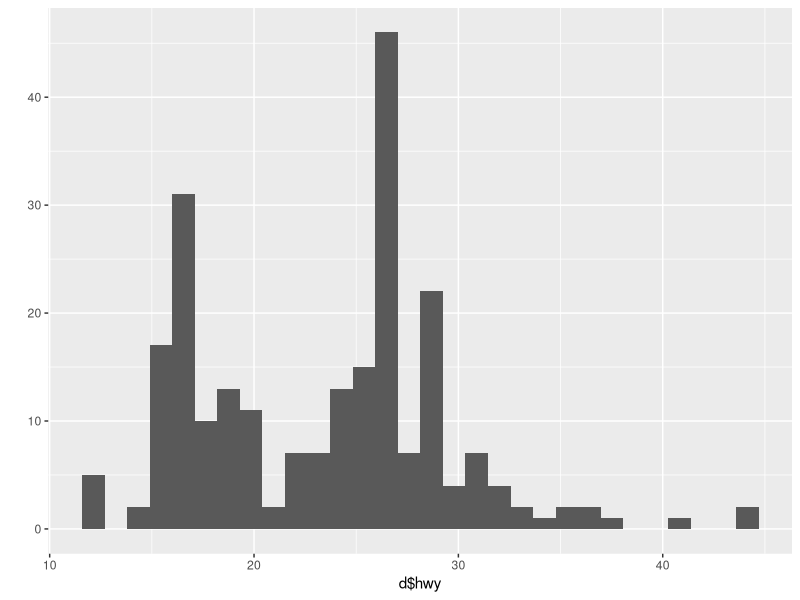
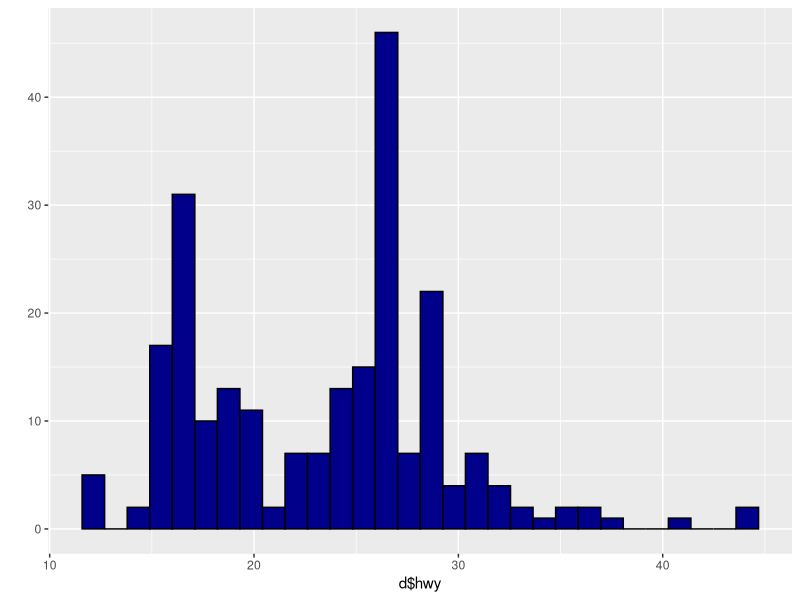
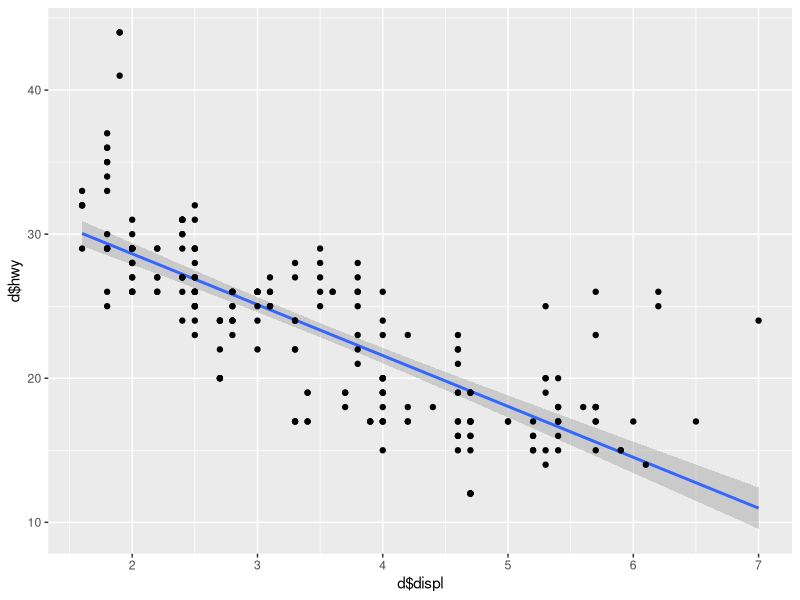
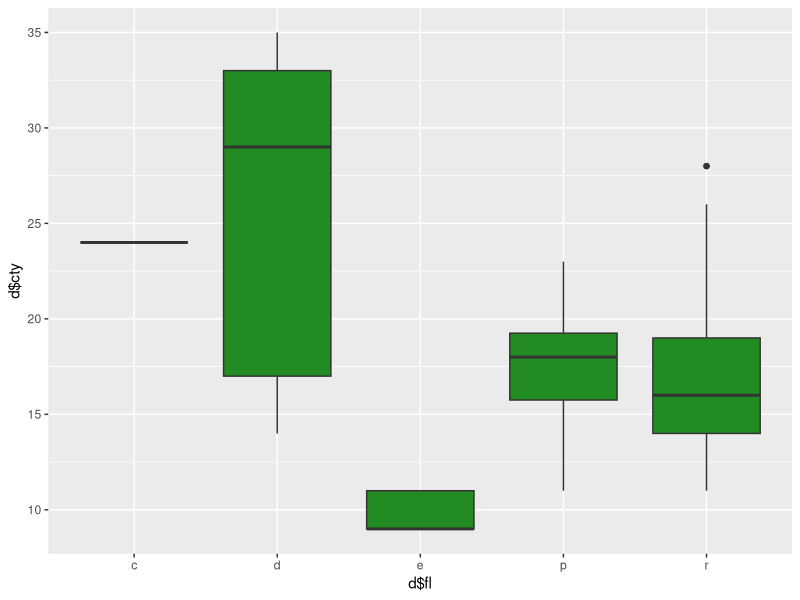
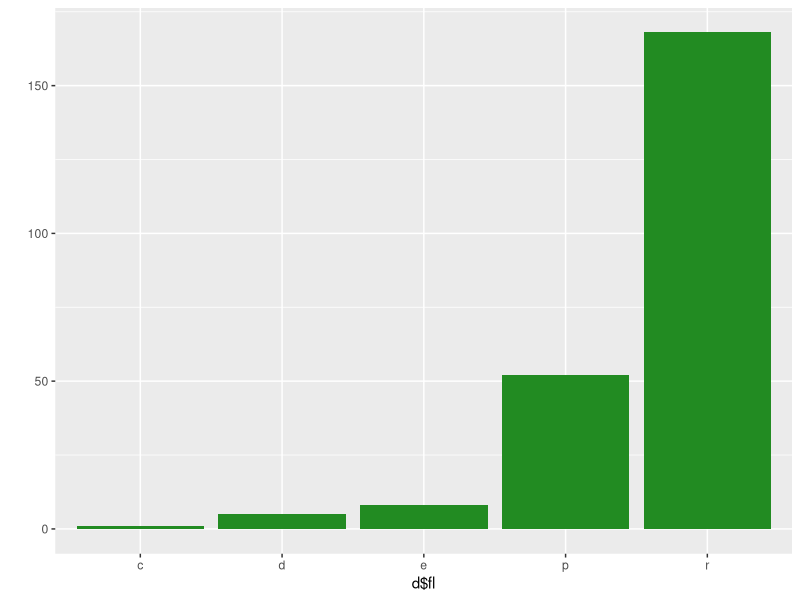
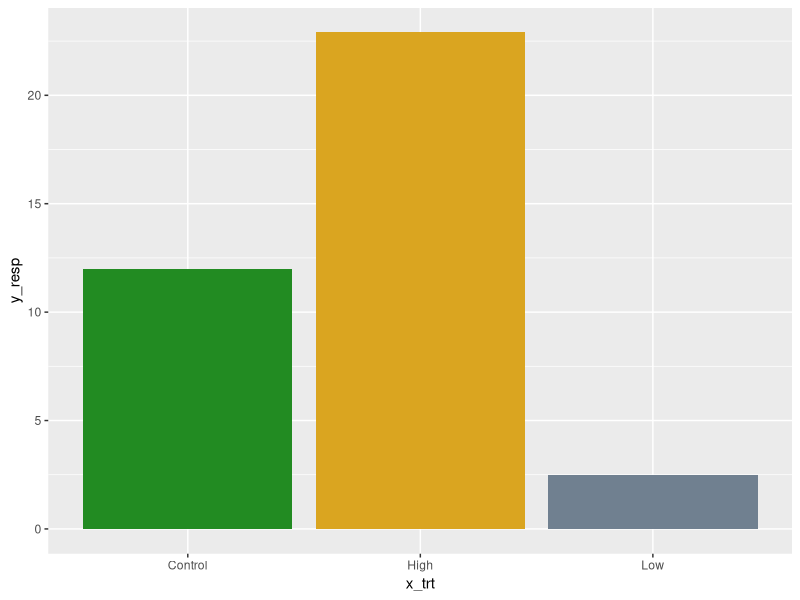
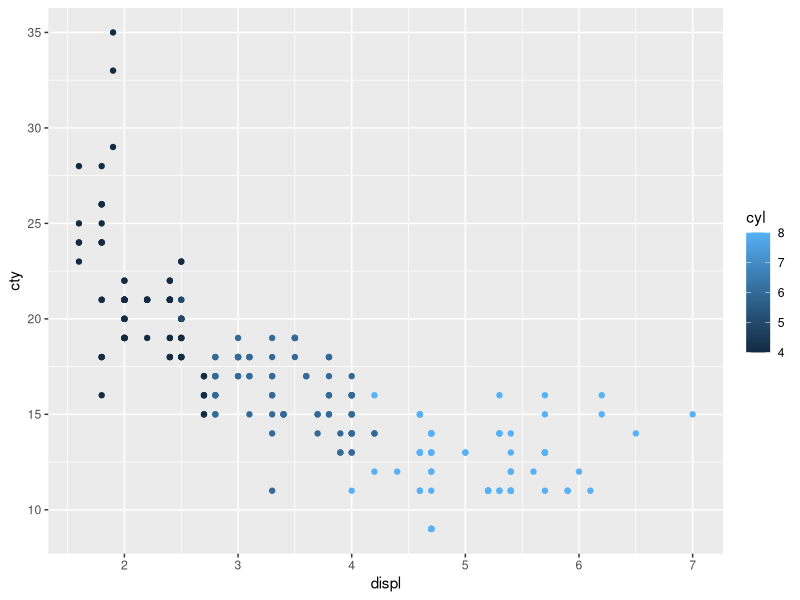
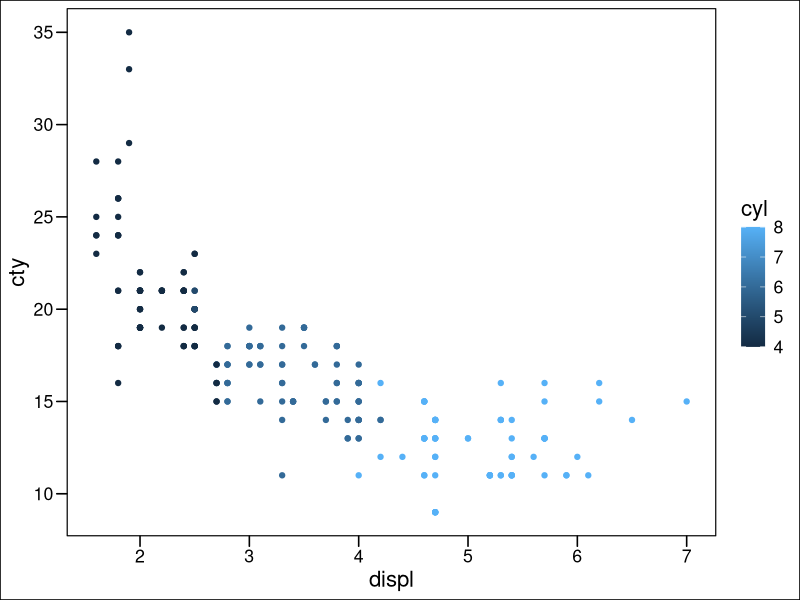

These charts were generated, in order, by the following R code:
#### ggplot2
#### jan 24 2023
#### LHT 

library(ggplot2)
library(ggthemes)
library(patchwork)

#### Template for ggplot code 

### ggplot(data=<DATA>, mapping = aes(x = xVar, y = yVar)) + 
### <GEOM FUNCTION> ##+ geom_boxplot()

### Load in a built-in data set 
data(mpg)
d <- mpg

library(dplyr)
glimpse(d)
qplot(x=d$hwy)

#histogram
qplot(x=d$hwy, fill= I("darkblue"), color =  I("black")) # I gives us the colors we want, color is the outline fill is the fill

#scatterplot
qplot(x=d$displ, y=d$hwy, geom=c("smooth", "point"), method = "lm")

# boxplot 
qplot(x=d$fl, y=d$cty, geom="boxplot", fill=I("forestgreen"))

#barplot 
qplot(x=d$fl, geom="bar", fill=I("forestgreen"))

#Create some data (specified counts)
x_trt <- c("Control", "Low", "High")
y_resp <- c(12, 2.5, 22.9)
qplot(x=x_trt, y=y_resp, geom ="col", fill=I(c("forestgreen", "slategray", "goldenrod")))


####: ggplot uses dataframes instead of vectors

p1 <- ggplot(data=d, mapping = aes(x=displ, y=cty, color = cyl)) +
  geom_point()
p1 

# how to change background, axis line, gridline, etc. 
p1 + theme_base()
p1 + theme_bw()
p1 + theme_classic()
p1 + theme_linedraw()
p1 + theme_dark()
p1 + theme_minimal()
p1 + theme_void()

p1 + theme_bw(base_size=20, base_family="serif")

p2 <- ggplot(data = d, aes(x=fl, fill=fl, )) +
  geom_bar()
p2 + coord_flip() + theme_classic(base_size = 15, base_family = "sans")#makes horizontal bar graph


# Theme modifications
p3 <- ggplot(data=d, aes(x=displ, y=cty)) + 
  geom_point(size=4, shape = 25, color = "magenta", fill="black") + 
  xlab("Count") + 
  ylab("Fuel") +
  labs(title="My title", subtitle="My subtitle") #x=, y=
p3 + xlim(1,10) + ylim(0, 35)

library(viridis)
cols <- viridis(7, option = "magma")
ggplot(data = d, aes(x=class, y=hwy, fill = class)) + 
  geom_boxplot() + 
  scale_fill_manual(values=cols)

library(patchwork)
p1 + p2 + p3 #next to eachother 
p1 / p2 / p3 # on top of eachother ]
(p1 + p2) / p3 


